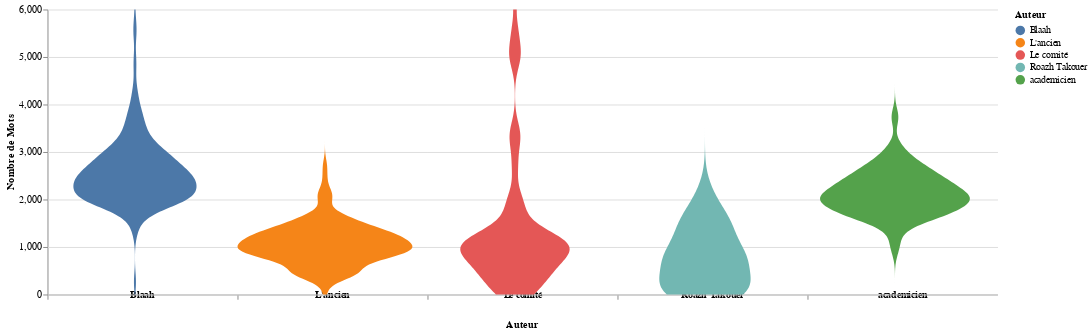

This figure's notebook cell:
### Markdown cell above
## Longueur du texte par auteur

### Code cell
alt.Chart(df[["Auteur", "nb_tokens"]]).transform_density(
    'nb_tokens',
    as_=['Nombre de Mots', 'density'],
    extent=[0, 6000],
    groupby=['Auteur']
).mark_area(orient='horizontal').encode(
    y='Nombre de Mots:Q',
    color='Auteur:N',
    x=alt.X(
        'density:Q',
        stack='center',
        impute=None,
        title=None,
        axis=alt.Axis(labels=False, values=[0],grid=False, ticks=True),
    ),
    column=alt.Column(
        'Auteur:N',
        header=alt.Header(
            titleOrient='bottom',
            labelOrient='bottom',
            labelPadding=0,
            labelFontWeight="bold",
            labelBaseline="bottom"
        ),
    )
).properties(
    width=200
).configure_facet(
    spacing=0
).configure_view(
    stroke=None
)

### Figure 1 — Vega-Lite specification as saved in the notebook (floating-point values rounded to 4 significant figures; data arrays with more than 128 entries replaced by an {"elided": "..."} marker saying what was removed)
{"config": {"view": {"continuousWidth": 400, "continuousHeight": 300, "stroke": null}, "facet": {"spacing": 0}}, "data": {"name": "data-d96b265497186dc744e9118190977b3a"}, "mark": {"type": "area", "orient": "horizontal"}, "encoding": {"color": {"field": "Auteur", "type": "nominal"}, "column": {"field": "Auteur", "header": {"labelBaseline": "bottom", "labelFontWeight": "bold", "labelOrient": "bottom", "labelPadding": 0, "titleOrient": "bottom"}, "type": "nominal"}, "x": {"axis": {"grid": false, "labels": false, "ticks": true, "values": [0]}, "field": "density", "impute": null, "stack": "center", "title": null, "type": "quantitative"}, "y": {"field": "Nombre de Mots", "type": "quantitative"}}, "transform": [{"density": "nb_tokens", "extent": [0, 6000], "groupby": ["Auteur"], "as": ["Nombre de Mots", "density"]}], "width": 200, "$schema": "https://vega.github.io/schema/vega-lite/v4.17.0.json", "datasets": {"data-d96b265497186dc744e9118190977b3a": {"elided": "674 records"}}}
